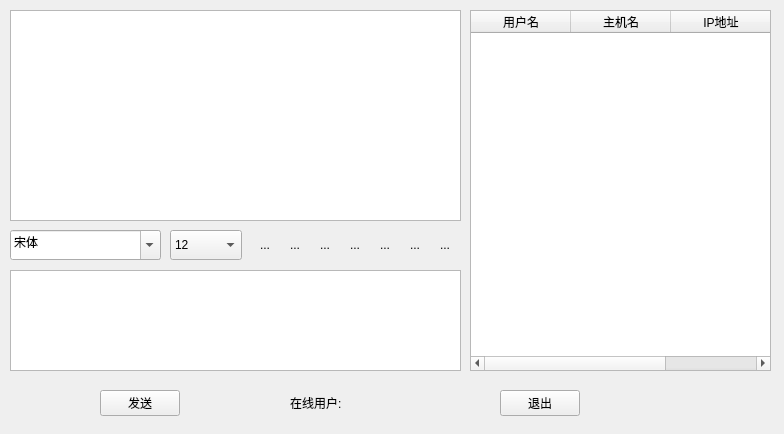
<?xml version="1.0" encoding="UTF-8"?>
<ui version="4.0">
 <class>Widget</class>
 <widget class="QWidget" name="Widget">
  <property name="geometry">
   <rect>
    <x>0</x>
    <y>0</y>
    <width>784</width>
    <height>434</height>
   </rect>
  </property>
  <property name="windowTitle">
   <string>Widget</string>
  </property>
  <widget class="QTextBrowser" name="messageBrower">
   <property name="geometry">
    <rect>
     <x>10</x>
     <y>10</y>
     <width>451</width>
     <height>211</height>
    </rect>
   </property>
  </widget>
  <widget class="QFontComboBox" name="fontComBox">
   <property name="geometry">
    <rect>
     <x>10</x>
     <y>230</y>
     <width>151</width>
     <height>30</height>
    </rect>
   </property>
   <property name="currentText">
    <string>宋体</string>
   </property>
  </widget>
  <widget class="QComboBox" name="sizeComboBox">
   <property name="geometry">
    <rect>
     <x>170</x>
     <y>230</y>
     <width>72</width>
     <height>30</height>
    </rect>
   </property>
   <property name="currentIndex">
    <number>3</number>
   </property>
   <item>
    <property name="text">
     <string>9</string>
    </property>
   </item>
   <item>
    <property name="text">
     <string>10</string>
    </property>
   </item>
   <item>
    <property name="text">
     <string>11</string>
    </property>
   </item>
   <item>
    <property name="text">
     <string>12</string>
    </property>
   </item>
   <item>
    <property name="text">
     <string>13</string>
    </property>
   </item>
   <item>
    <property name="text">
     <string>14</string>
    </property>
   </item>
   <item>
    <property name="text">
     <string>15</string>
    </property>
   </item>
   <item>
    <property name="text">
     <string>16</string>
    </property>
   </item>
   <item>
    <property name="text">
     <string>17</string>
    </property>
   </item>
  </widget>
  <widget class="QToolButton" name="boldToolBtn">
   <property name="geometry">
    <rect>
     <x>250</x>
     <y>230</y>
     <width>30</width>
     <height>30</height>
    </rect>
   </property>
   <property name="toolTip">
    <string>加粗</string>
   </property>
   <property name="text">
    <string>...</string>
   </property>
   <property name="icon">
    <iconset resource="images.qrc">
     <normaloff>:/bold.png</normaloff>:/bold.png</iconset>
   </property>
   <property name="iconSize">
    <size>
     <width>20</width>
     <height>20</height>
    </size>
   </property>
   <property name="checkable">
    <bool>true</bool>
   </property>
   <property name="autoRaise">
    <bool>true</bool>
   </property>
  </widget>
  <widget class="QToolButton" name="italicToolBtn">
   <property name="geometry">
    <rect>
     <x>280</x>
     <y>230</y>
     <width>30</width>
     <height>30</height>
    </rect>
   </property>
   <property name="toolTip">
    <string>倾斜</string>
   </property>
   <property name="text">
    <string>...</string>
   </property>
   <property name="icon">
    <iconset resource="images.qrc">
     <normaloff>:/italic.png</normaloff>:/italic.png</iconset>
   </property>
   <property name="iconSize">
    <size>
     <width>20</width>
     <height>20</height>
    </size>
   </property>
   <property name="checkable">
    <bool>true</bool>
   </property>
   <property name="autoRaise">
    <bool>true</bool>
   </property>
  </widget>
  <widget class="QToolButton" name="underlineToolBtn">
   <property name="geometry">
    <rect>
     <x>310</x>
     <y>230</y>
     <width>30</width>
     <height>30</height>
    </rect>
   </property>
   <property name="toolTip">
    <string>下划线</string>
   </property>
   <property name="text">
    <string>...</string>
   </property>
   <property name="icon">
    <iconset resource="images.qrc">
     <normaloff>:/under.png</normaloff>:/under.png</iconset>
   </property>
   <property name="iconSize">
    <size>
     <width>20</width>
     <height>20</height>
    </size>
   </property>
   <property name="checkable">
    <bool>true</bool>
   </property>
   <property name="autoRaise">
    <bool>true</bool>
   </property>
  </widget>
  <widget class="QToolButton" name="colorToolBtn">
   <property name="geometry">
    <rect>
     <x>340</x>
     <y>230</y>
     <width>30</width>
     <height>30</height>
    </rect>
   </property>
   <property name="toolTip">
    <string>更改颜色字体</string>
   </property>
   <property name="text">
    <string>...</string>
   </property>
   <property name="icon">
    <iconset resource="images.qrc">
     <normaloff>:/color.png</normaloff>:/color.png</iconset>
   </property>
   <property name="iconSize">
    <size>
     <width>20</width>
     <height>20</height>
    </size>
   </property>
   <property name="autoRaise">
    <bool>true</bool>
   </property>
  </widget>
  <widget class="QToolButton" name="sendToolBtn">
   <property name="geometry">
    <rect>
     <x>370</x>
     <y>230</y>
     <width>30</width>
     <height>30</height>
    </rect>
   </property>
   <property name="toolTip">
    <string>传输文件</string>
   </property>
   <property name="text">
    <string>...</string>
   </property>
   <property name="icon">
    <iconset resource="images.qrc">
     <normaloff>:/send.png</normaloff>:/send.png</iconset>
   </property>
   <property name="iconSize">
    <size>
     <width>20</width>
     <height>20</height>
    </size>
   </property>
   <property name="autoRaise">
    <bool>true</bool>
   </property>
  </widget>
  <widget class="QToolButton" name="saveToolBtn">
   <property name="geometry">
    <rect>
     <x>400</x>
     <y>230</y>
     <width>30</width>
     <height>30</height>
    </rect>
   </property>
   <property name="toolTip">
    <string>保存聊天记录</string>
   </property>
   <property name="text">
    <string>...</string>
   </property>
   <property name="icon">
    <iconset resource="images.qrc">
     <normaloff>:/save.png</normaloff>:/save.png</iconset>
   </property>
   <property name="iconSize">
    <size>
     <width>20</width>
     <height>20</height>
    </size>
   </property>
   <property name="autoRaise">
    <bool>true</bool>
   </property>
  </widget>
  <widget class="QToolButton" name="clearToolBtn">
   <property name="geometry">
    <rect>
     <x>430</x>
     <y>230</y>
     <width>30</width>
     <height>30</height>
    </rect>
   </property>
   <property name="toolTip">
    <string>清空聊天记录</string>
   </property>
   <property name="text">
    <string>...</string>
   </property>
   <property name="icon">
    <iconset resource="images.qrc">
     <normaloff>:/clear.png</normaloff>:/clear.png</iconset>
   </property>
   <property name="iconSize">
    <size>
     <width>20</width>
     <height>20</height>
    </size>
   </property>
   <property name="autoRaise">
    <bool>true</bool>
   </property>
  </widget>
  <widget class="QTextEdit" name="messageTextEdit">
   <property name="geometry">
    <rect>
     <x>10</x>
     <y>270</y>
     <width>451</width>
     <height>101</height>
    </rect>
   </property>
  </widget>
  <widget class="QTableWidget" name="userTableWidget">
   <property name="geometry">
    <rect>
     <x>470</x>
     <y>10</y>
     <width>301</width>
     <height>361</height>
    </rect>
   </property>
   <property name="selectionMode">
    <enum>QAbstractItemView::SingleSelection</enum>
   </property>
   <property name="selectionBehavior">
    <enum>QAbstractItemView::SelectRows</enum>
   </property>
   <property name="showGrid">
    <bool>false</bool>
   </property>
   <column>
    <property name="text">
     <string>用户名</string>
    </property>
   </column>
   <column>
    <property name="text">
     <string>主机名</string>
    </property>
   </column>
   <column>
    <property name="text">
     <string>IP地址</string>
    </property>
   </column>
  </widget>
  <widget class="QPushButton" name="sendPushButton">
   <property name="geometry">
    <rect>
     <x>100</x>
     <y>390</y>
     <width>80</width>
     <height>26</height>
    </rect>
   </property>
   <property name="text">
    <string>发送</string>
   </property>
  </widget>
  <widget class="QPushButton" name="exitPushButton">
   <property name="geometry">
    <rect>
     <x>500</x>
     <y>390</y>
     <width>80</width>
     <height>26</height>
    </rect>
   </property>
   <property name="text">
    <string>退出</string>
   </property>
  </widget>
  <widget class="QLabel" name="userNumLabel">
   <property name="geometry">
    <rect>
     <x>290</x>
     <y>390</y>
     <width>101</width>
     <height>26</height>
    </rect>
   </property>
   <property name="text">
    <string>在线用户:</string>
   </property>
  </widget>
 </widget>
 <layoutdefault spacing="6" margin="11"/>
 <resources>
  <include location="images.qrc"/>
 </resources>
 <connections/>
</ui>
